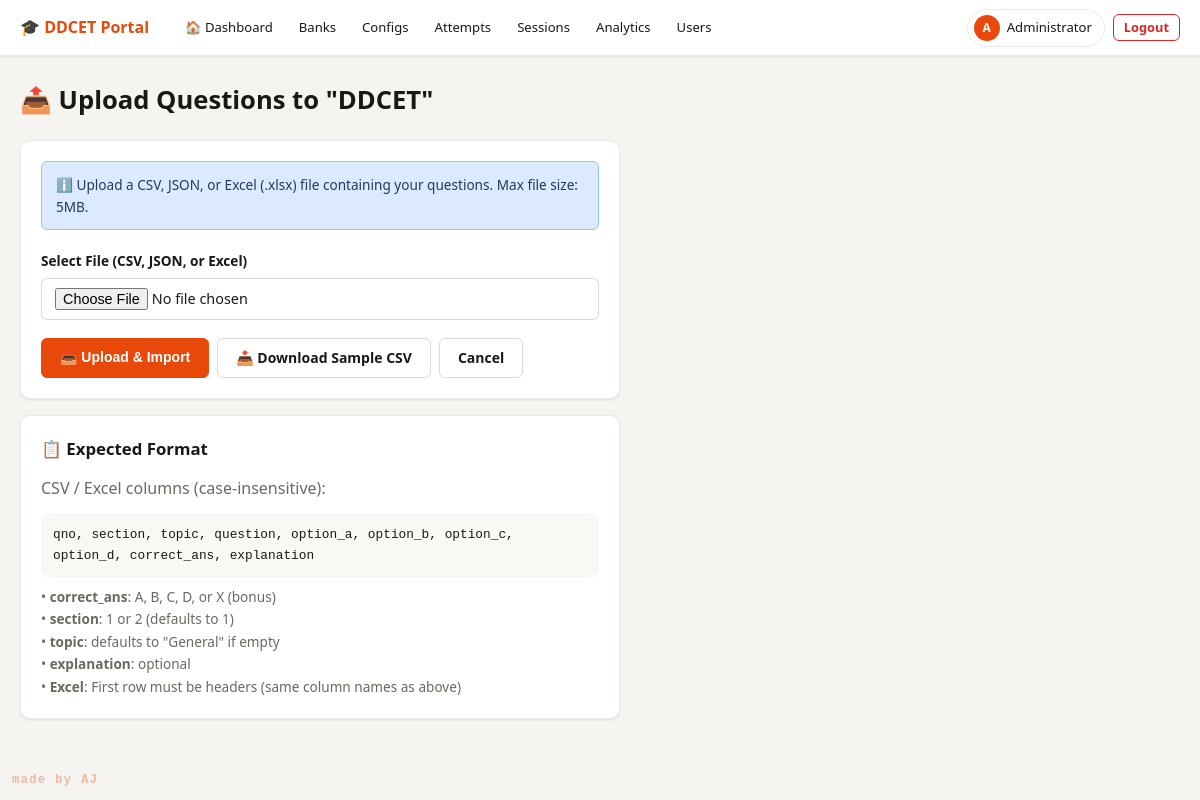
Page /admin/banks/1/upload (signed in) on the committed database.
### models.py (models this page shows)
class User(UserMixin, db.Model):
    __tablename__ = 'users'
    id = db.Column(db.Integer, primary_key=True, autoincrement=True)
    name = db.Column(db.String(100), nullable=False)
    email = db.Column(db.String(150), unique=True, nullable=False)
    enrollment_number = db.Column(db.String(50), unique=True, nullable=False)
    engineering_branch = db.Column(db.String(100), nullable=False, default='Other')
    password = db.Column(db.String(255), nullable=False)
    role = db.Column(db.String(20), default='student')
    created_at = db.Column(db.DateTime, default=lambda: datetime.now(timezone.utc))
    is_active_user = db.Column(db.Boolean, default=True)
    last_login = db.Column(db.DateTime, nullable=True)
    @property
    def is_active(self):
        return self.is_active_user

class QuestionBank(db.Model):
    __tablename__ = 'question_banks'
    id = db.Column(db.Integer, primary_key=True, autoincrement=True)
    name = db.Column(db.String(150), nullable=False)
    description = db.Column(db.Text, default='')
    year = db.Column(db.Integer, nullable=True)
    section = db.Column(db.Integer, default=0)
    is_active = db.Column(db.Boolean, default=True)
    created_by = db.Column(db.Integer, db.ForeignKey('users.id'))
    created_at = db.Column(db.DateTime, default=lambda: datetime.now(timezone.utc))
    question_count = db.Column(db.Integer, default=0)
    questions = db.relationship('Question', backref='bank', lazy='dynamic',
                                cascade='all, delete-orphan')
    creator = db.relationship('User', foreign_keys=[created_by])

### admin.py (the view, shortened to what this page needs)
@admin_bp.route('/banks/<int:bank_id>/upload', methods=['GET', 'POST'])
@login_required
@admin_required
def upload_questions(bank_id):
    bank = QuestionBank.query.get_or_404(bank_id)
    return render_template('admin/upload.html', bank=bank)

### admin.py (called while the page is built)
def admin_required(f):
    from functools import wraps
    @wraps(f)
    def decorated(*args, **kwargs):
        if not current_user.is_authenticated or current_user.role != 'admin':
            abort(403)
        return f(*args, **kwargs)
    return decorated

### auth.py (called while the page is built)
def generate_csrf_token():
    if '_csrf_token' not in session:
        session['_csrf_token'] = secrets.token_hex(32)
    return session['_csrf_token']

@auth_bp.before_app_request
def inject_csrf():
    from flask import g
    g.csrf_token = generate_csrf_token()

### templates/admin/upload.html (shortened to what this page needs)
{% extends "base.html" %}
{% block content %}
<div class="main-content">
    <h1 style="margin-bottom: 24px;">📤 Upload Questions to "{{ bank.name }}"</h1>
    <div class="card" style="max-width: 600px;">
        <form method="POST" action="{{ url_for('admin.upload_questions', bank_id=bank.id) }}"
            enctype="multipart/form-data">
            <div class="info-box info-box-blue" style="margin-bottom: 20px;">
                ℹ️ Upload a CSV, JSON, or Excel (.xlsx) file containing your questions. Max file size: 5MB.
            </div>
            <div class="form-group">
                <label for="file">Select File (CSV, JSON, or Excel)</label>
                <input type="file" name="file" id="file" class="form-control" accept=".csv,.json,.xlsx" required>
            </div>
            <div class="btn-group">
                <button type="submit" class="btn btn-primary">📤 Upload & Import</button>
                <a href="{{ url_for('admin.sample_csv') }}" class="btn btn-outline">📥 Download Sample CSV</a>
                <a href="{{ url_for('admin.bank_questions', bank_id=bank.id) }}" class="btn btn-outline">Cancel</a>
            </div>
        </form>
    </div>
    <div class="card mt-3" style="max-width: 600px;">
        <h3 style="margin-bottom: 12px;">📋 Expected Format</h3>
        <p class="text-muted" style="margin-bottom: 12px;">CSV / Excel columns (case-insensitive):</p>
        <code
            style="display: block; background: var(--surface2); padding: 12px; border-radius: var(--radius); font-size: .8rem; color: var(--accent2);">
            qno, section, topic, question, option_a, option_b, option_c, option_d, correct_ans, explanation
        </code>
        <p class="text-muted mt-2" style="font-size: .85rem;">
            • <strong>correct_ans</strong>: A, B, C, D, or X (bonus)<br>
            • <strong>section</strong>: 1 or 2 (defaults to 1)<br>
            • <strong>topic</strong>: defaults to "General" if empty<br>
            • <strong>explanation</strong>: optional<br>
            • <strong>Excel</strong>: First row must be headers (same column names as above)
        </p>
    </div>
</div>
{% endblock %}

### templates/base.html (shortened to what this page needs)
<!DOCTYPE html>
<html lang="en">
<head>
    <link rel="stylesheet" href="{{ url_for('static', filename='css/main.css') }}">
</head>
<body>
    {% block nav %}
    <nav class="nav-light">
        <a href="/" class="logo">🎓 DDCET Portal</a>
        {% if current_user.is_authenticated %}
        <div class="nav-desktop-links">
            {% if current_user.role == 'admin' %}
            <a href="{{ url_for('admin.dashboard') }}"
                class="nav-item {% if request.endpoint == 'admin.dashboard' %}active{% endif %}">🏠 Dashboard</a>
            <a href="{{ url_for('admin.banks') }}"
                class="nav-item {% if request.endpoint and 'bank' in request.endpoint %}active{% endif %}">Banks</a>
            <a href="{{ url_for('admin.configs') }}"
                class="nav-item {% if request.endpoint and 'config' in request.endpoint %}active{% endif %}">Configs</a>
            <a href="{{ url_for('admin.attempts') }}"
                class="nav-item {% if request.endpoint in ['admin.attempts', 'admin.attempt_detail'] %}active{% endif %}">Attempts</a>
            <a href="{{ url_for('admin.practice_sessions') }}"
                class="nav-item {% if request.endpoint == 'admin.practice_sessions' %}active{% endif %}">Sessions</a>
            <a href="{{ url_for('admin.analytics') }}"
                class="nav-item {% if request.endpoint and 'analytics' in request.endpoint %}active{% endif %}">Analytics</a>
            <a href="{{ url_for('admin.users') }}"
                class="nav-item {% if request.endpoint == 'admin.users' %}active{% endif %}">Users</a>
            {% endif %}
        </div>
        <div class="nav-desktop-actions">
            <a href="{{ url_for('auth.profile') }}" class="nav-user-chip">
                <span class="user-avatar-sm">{{ current_user.name[0]|upper }}</span>
                <span class="nav-user-name-sm">{{ current_user.name.split()[0] }}</span>
            </a>
            <a href="{{ url_for('auth.logout') }}" class="btn btn-outline btn-sm"
                style="color:var(--red);border-color:var(--red);">Logout</a>
        </div>
        {% endif %}
    </nav>
    {% endblock %}
    {% block content %}{% endblock %}
    <div style="
        position: fixed;
        bottom: 10px;
        left: 12px;
        font-size: 12px;
        font-weight: 700;
        font-family: var(--font-mono, monospace);
        color: var(--primary, #e8480a);
        opacity: 0.35;
        letter-spacing: 0.12em;
        user-select: none;
        pointer-events: none;
        z-index: 9999;
    ">made by AJ</div>
</body>
</html>

### rows in the picture
User: name "A", name "Administrator"
QuestionBank: name "DDCET"
